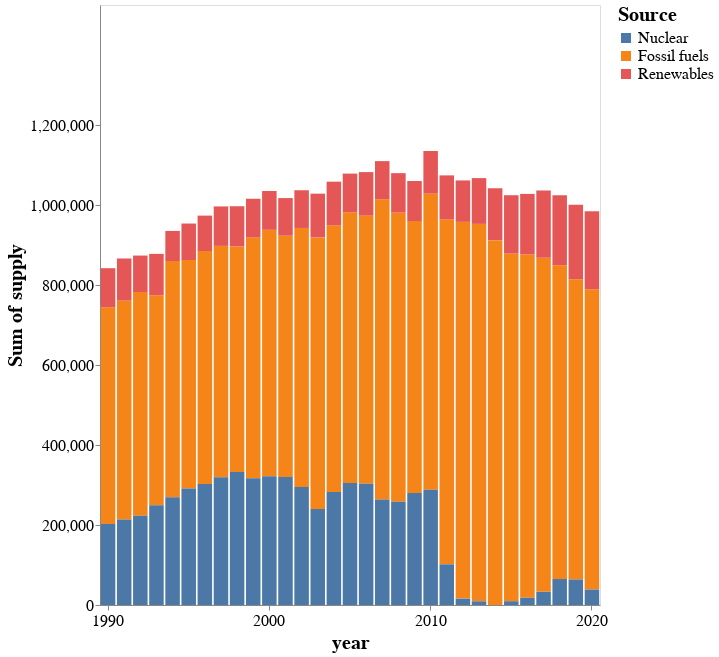

This figure's notebook cell:
### Code cell
#data
#unit: petajoule(PJ)
source = output.iloc[:-1].rename_axis('year',axis=1).unstack().rename('supply').reset_index()
source = source[source.year>=1990]
source = source.rename(columns={'Product':'Source'})

source.year = source.year.astype(str)

sort_ = ['Nuclear','Fossil fuels','Renewables'] 

xticks = np.arange(1990,2021,10).astype(str)
yticks = np.arange(0,1300000,200000)

font = "Arial"

chart = alt.Chart(source).mark_bar().encode(
    x=alt.X('year',
            axis=alt.Axis(values=xticks, labelAngle=360)),
    y=alt.Y('sum(supply)',
            scale=alt.Scale(domain=(0, 1500000)),
            axis=alt.Axis(values=yticks)),
    color=alt.Color('Source',sort=sort_),
    order=alt.Order('color_Source_sort_index:Q')
).configure_axis(
    grid=False,
    labelFontSize=16,
    titleFontSize=20,
    titleFont=font,
    labelFont=font
).configure_legend(
    titleFontSize=20,
    labelFontSize=16,
    titleFont=font,
    labelFont=font
).properties(
    height=600,
    width=500
)

chart

### Figure 1 — Vega-Lite specification as saved in the notebook (floating-point values rounded to 4 significant figures)
{"config": {"view": {"continuousWidth": 400, "continuousHeight": 300}, "axis": {"grid": false, "labelFont": "Arial", "labelFontSize": 16, "titleFont": "Arial", "titleFontSize": 20}, "legend": {"labelFont": "Arial", "labelFontSize": 16, "titleFont": "Arial", "titleFontSize": 20}}, "data": {"name": "data-f8fa7d68d3d6e929493f7127f1f098ed"}, "mark": "bar", "encoding": {"color": {"field": "Source", "sort": ["Nuclear", "Fossil fuels", "Renewables"], "type": "nominal"}, "order": {"field": "color_Source_sort_index", "type": "quantitative"}, "x": {"axis": {"labelAngle": 360, "values": ["1990", "2000", "2010", "2020"]}, "field": "year", "type": "nominal"}, "y": {"aggregate": "sum", "axis": {"values": [0.0, 200000.0, 400000.0, 600000.0, 800000.0, 1000000.0, 1200000.0]}, "field": "supply", "scale": {"domain": [0, 1500000]}, "type": "quantitative"}}, "height": 600, "width": 500, "$schema": "https://vega.github.io/schema/vega-lite/v4.17.0.json", "datasets": {"data-f8fa7d68d3d6e929493f7127f1f098ed": [{"year": "1990", "Source": "Fossil fuels", "supply": 541900.0}, {"year": "1990", "Source": "Nuclear", "supply": 202300.0}, {"year": "1990", "Source": "Renewables", "supply": 97810.0}, {"year": "1991", "Source": "Fossil fuels", "supply": 547600.0}, {"year": "1991", "Source": "Nuclear", "supply": 213500.0}, {"year": "1991", "Source": "Renewables", "supply": 105300.0}, {"year": "1992", "Source": "Fossil fuels", "supply": 559000.0}, {"year": "1992", "Source": "Nuclear", "supply": 223300.0}, {"year": "1992", "Source": "Renewables", "supply": 91280.0}, {"year": "1993", "Source": "Fossil fuels", "supply": 525100.0}, {"year": "1993", "Source": "Nuclear", "supply": 249300.0}, {"year": "1993", "Source": "Renewables", "supply": 103500.0}, {"year": "1994", "Source": "Fossil fuels", "supply": 590700.0}, {"year": "1994", "Source": "Nuclear", "supply": 269100.0}, {"year": "1994", "Source": "Renewables", "supply": 75330.0}, {"year": "1995", "Source": "Fossil fuels", "supply": 571300.0}, {"year": "1995", "Source": "Nuclear", "supply": 291300.0}, {"year": "1995", "Source": "Renewables", "supply": 91100.0}, {"year": "1996", "Source": "Fossil fuels", "supply": 582700.0}, {"year": "1996", "Source": "Nuclear", "supply": 302200.0}, {"year": "1996", "Source": "Renewables", "supply": 88540.0}, {"year": "1997", "Source": "Fossil fuels", "supply": 578600.0}, {"year": "1997", "Source": "Nuclear", "supply": 319200.0}, {"year": "1997", "Source": "Renewables", "supply": 98670.0}, {"year": "1998", "Source": "Fossil fuels", "supply": 564000.0}, {"year": "1998", "Source": "Nuclear", "supply": 332300.0}, {"year": "1998", "Source": "Renewables", "supply": 100600.0}, {"year": "1999", "Source": "Fossil fuels", "supply": 602500.0}, {"year": "1999", "Source": "Nuclear", "supply": 316600.0}, {"year": "1999", "Source": "Renewables", "supply": 96500.0}, {"year": "2000", "Source": "Fossil fuels", "supply": 615900.0}, {"year": "2000", "Source": "Nuclear", "supply": 322000.0}, {"year": "2000", "Source": "Renewables", "supply": 96980.0}, {"year": "2001", "Source": "Fossil fuels", "supply": 603400.0}, {"year": "2001", "Source": "Nuclear", "supply": 319900.0}, {"year": "2001", "Source": "Renewables", "supply": 94090.0}, {"year": "2002", "Source": "Fossil fuels", "supply": 647500.0}, {"year": "2002", "Source": "Nuclear", "supply": 295100.0}, {"year": "2002", "Source": "Renewables", "supply": 94310.0}, {"year": "2003", "Source": "Fossil fuels", "supply": 678900.0}, {"year": "2003", "Source": "Nuclear", "supply": 240000.0}, {"year": "2003", "Source": "Renewables", "supply": 109400.0}, {"year": "2004", "Source": "Fossil fuels", "supply": 666800.0}, {"year": "2004", "Source": "Nuclear", "supply": 282400.0}, {"year": "2004", "Source": "Renewables", "supply": 109100.0}, {"year": "2005", "Source": "Fossil fuels", "supply": 677000.0}, {"year": "2005", "Source": "Nuclear", "supply": 304800.0}, {"year": "2005", "Source": "Renewables", "supply": 96790.0}, {"year": "2006", "Source": "Fossil fuels", "supply": 669800.0}, {"year": "2006", "Source": "Nuclear", "supply": 303400.0}, {"year": "2006", "Source": "Renewables", "supply": 109000.0}, {"year": "2007", "Source": "Fossil fuels", "supply": 750400.0}, {"year": "2007", "Source": "Nuclear", "supply": 263800.0}, {"year": "2007", "Source": "Renewables", "supply": 95470.0}, {"year": "2008", "Source": "Fossil fuels", "supply": 723000.0}, {"year": "2008", "Source": "Nuclear", "supply": 258100.0}, {"year": "2008", "Source": "Renewables", "supply": 98520.0}, {"year": "2009", "Source": "Fossil fuels", "supply": 680200.0}, {"year": "2009", "Source": "Nuclear", "supply": 279700.0}, {"year": "2009", "Source": "Renewables", "supply": 100100.0}, {"year": "2010", "Source": "Fossil fuels", "supply": 740300.0}, {"year": "2010", "Source": "Nuclear", "supply": 288200.0}, {"year": "2010", "Source": "Renewables", "supply": 106500.0}, {"year": "2011", "Source": "Fossil fuels", "supply": 862500.0}, {"year": "2011", "Source": "Nuclear", "supply": 101800.0}, {"year": "2011", "Source": "Renewables", "supply": 109800.0}, {"year": "2012", "Source": "Fossil fuels", "supply": 941900.0}, {"year": "2012", "Source": "Nuclear", "supply": 15940.0}, {"year": "2012", "Source": "Renewables", "supply": 103700.0}, {"year": "2013", "Source": "Fossil fuels", "supply": 943400.0}, {"year": "2013", "Source": "Nuclear", "supply": 9303.0}, {"year": "2013", "Source": "Renewables", "supply": 114500.0}, {"year": "2014", "Source": "Fossil fuels", "supply": 912200.0}, {"year": "2014", "Source": "Nuclear", "supply": 0.0}, {"year": "2014", "Source": "Renewables", "supply": 129700.0}, {"year": "2015", "Source": "Fossil fuels", "supply": 868900.0}, {"year": "2015", "Source": "Nuclear", "supply": 9437.0}, {"year": "2015", "Source": "Renewables", "supply": 146100.0}, {"year": "2016", "Source": "Fossil fuels", "supply": 858200.0}, {"year": "2016", "Source": "Nuclear", "supply": 18060.0}, {"year": "2016", "Source": "Renewables", "supply": 151500.0}, {"year": "2017", "Source": "Fossil fuels", "supply": 835100.0}, {"year": "2017", "Source": "Nuclear", "supply": 32910.0}, {"year": "2017", "Source": "Renewables", "supply": 168000.0}, {"year": "2018", "Source": "Fossil fuels", "supply": 784100.0}, {"year": "2018", "Source": "Nuclear", "supply": 64930.0}, {"year": "2018", "Source": "Renewables", "supply": 175100.0}, {"year": "2019", "Source": "Fossil fuels", "supply": 750800.0}, {"year": "2019", "Source": "Nuclear", "supply": 63780.0}, {"year": "2019", "Source": "Renewables", "supply": 186300.0}, {"year": "2020", "Source": "Fossil fuels", "supply": 750700.0}, {"year": "2020", "Source": "Nuclear", "supply": 38750.0}, {"year": "2020", "Source": "Renewables", "supply": 194900.0}]}}
